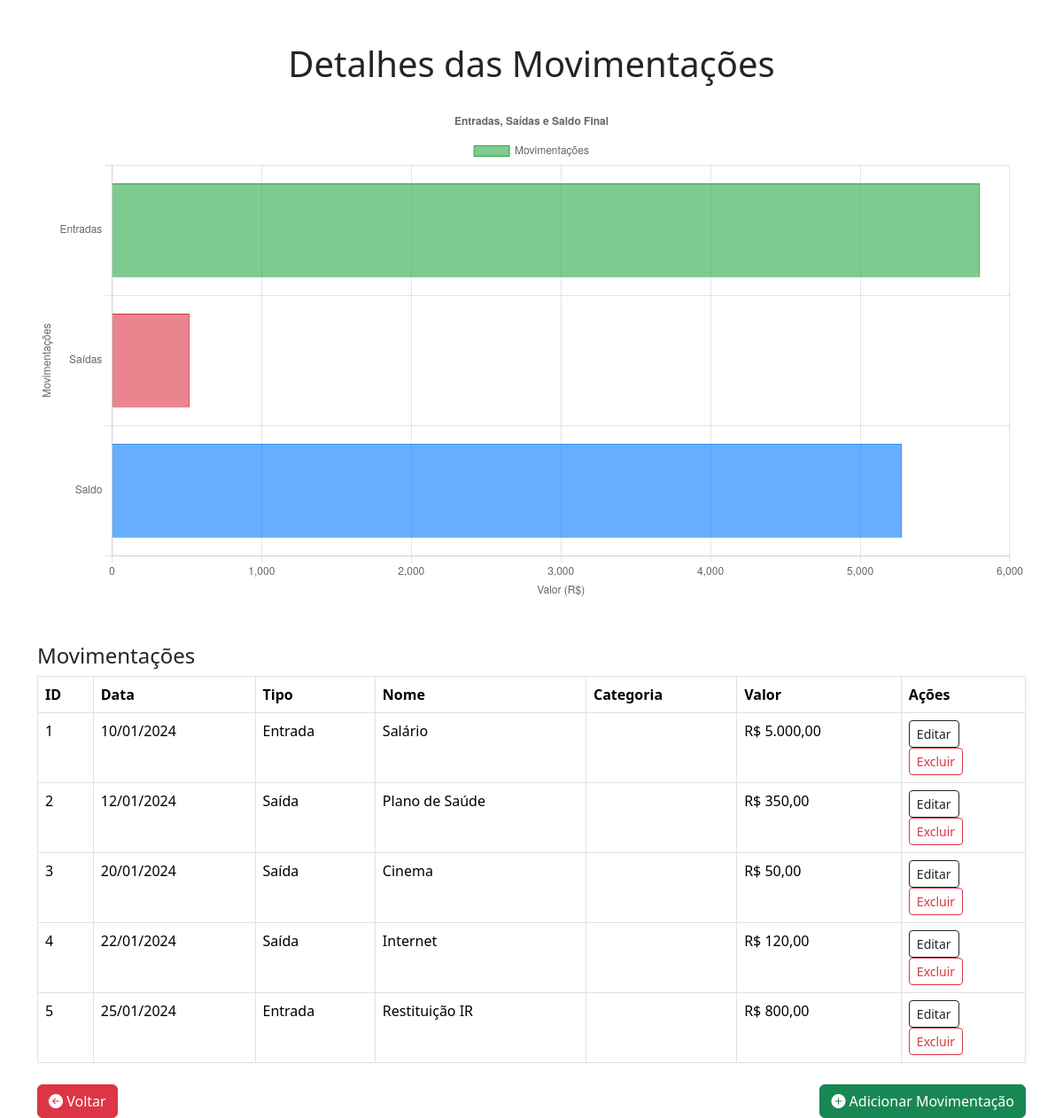
Page /detalhes_mes.php?id=1 on the earlier database version.
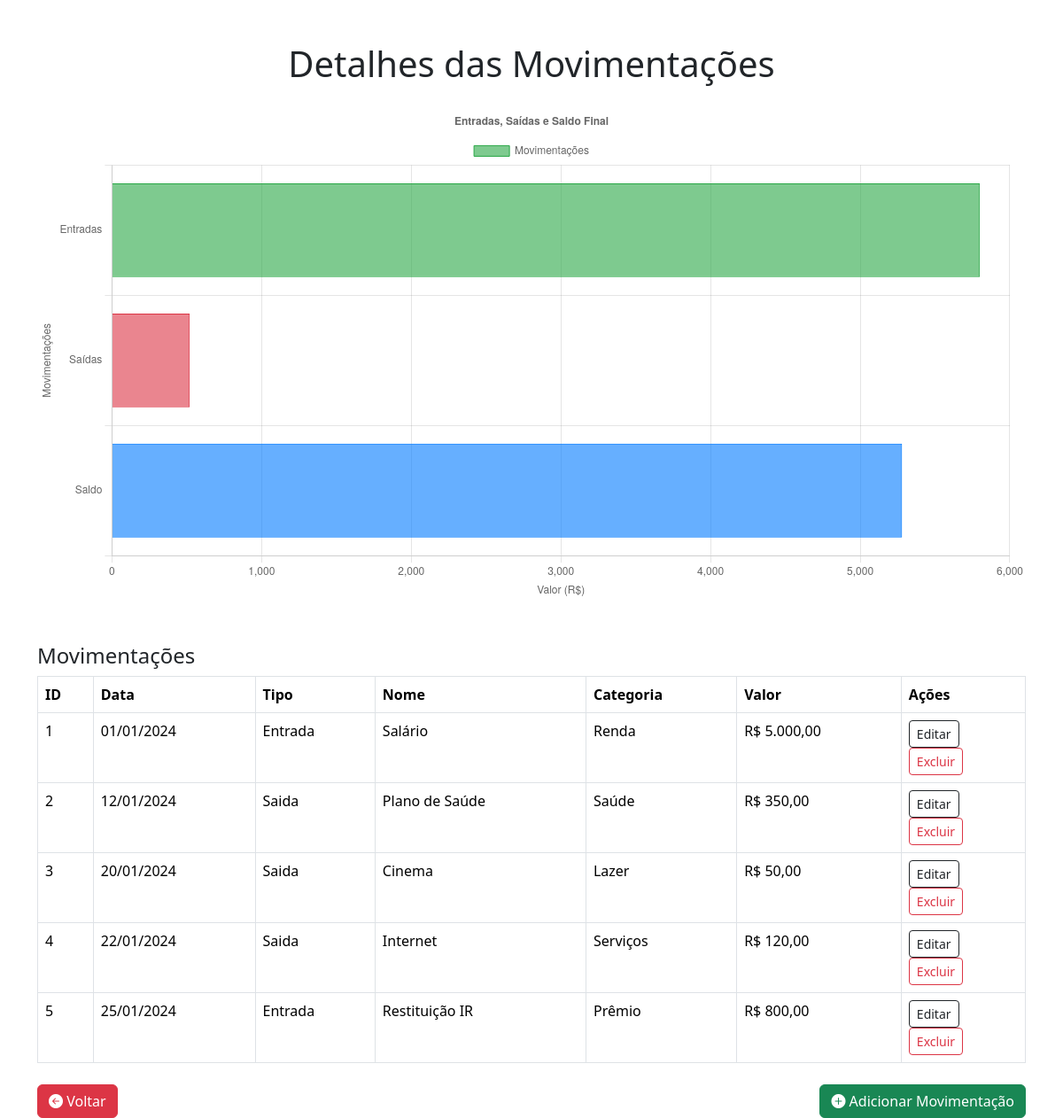
Same page on the later database version.
### tables this page shows
CREATE TABLE movimentacoes (
    id INT AUTO_INCREMENT,
    nome VARCHAR(100) NOT NULL,
    tipo ENUM('Saida', 'Entrada') NOT NULL,
    categoria ENUM('Alimentação', 'Transporte', 'Lazer', 'Saúde', 'Compras', 'Educação', 'Aplicação em Investimentos', 'Serviços', 'Renda', 'Rendimento de Investimentos', 'Renda Extra', 'Doação', 'Prêmio', 'Outros') NOT NULL,
    valor DECIMAL (7,2) NOT NULL,
    data DATE NOT NULL,
    mes_id INT NOT NULL,
    FOREIGN KEY (mes_id) REFERENCES Mes(id),
    PRIMARY KEY (id)
);

### detalhes_mes.php (the view, shortened to what this page needs)
<?php
require_once('conexao.php');
$mes_id = $_GET['id'];
$sql_movimentacoes = "SELECT t.id, t.data, t.tipo, t.nome, t.valor, t.categoria FROM movimentacoes t WHERE t.mes_id = $mes_id";
$result_movimentacoes = $conn->query($sql_movimentacoes);
$movimentacoes = [];
if ($result_movimentacoes->num_rows > 0) {
    while ($row = $result_movimentacoes->fetch_assoc()) {
        $movimentacoes[] = $row;
    }
} else {
    $movimentacoes = [];
}
$sql_resumo = "SELECT SUM(CASE WHEN t.tipo = 'Entrada' THEN t.valor ELSE 0 END) AS entradas,
                      SUM(CASE WHEN t.tipo = 'Saída' THEN t.valor ELSE 0 END) AS saidas
               FROM movimentacoes t
               WHERE t.mes_id = $mes_id";
$result_resumo = $conn->query($sql_resumo);
$resumo = $result_resumo->fetch_assoc();
$saldo_final = $resumo['entradas'] - $resumo['saidas'];
?>
<!DOCTYPE html>
<html lang="pt-br">
<head>
    <link href="https://cdn.jsdelivr.net/npm/bootstrap@5.3.3/dist/css/bootstrap.min.css" rel="stylesheet">
    <link rel="stylesheet" href="https://cdn.jsdelivr.net/npm/bootstrap-icons@1.11.3/font/bootstrap-icons.min.css">
</head>
<body>
    <div class="container mt-5">
        <h1 class="text-center">Detalhes das Movimentações</h1>
        <div>
            <canvas id="graficoMovimentacoes" class="mt-4"></canvas>
        </div>
        <h4 class="mt-5">Movimentações</h4>
        <table class="table table-bordered">
            <thead>
                <tr>
                    <th>ID</th>
                    <th>Data</th>
                    <th>Tipo</th>
                    <th>Nome</th>
                    <th>Categoria</th>
                    <th>Valor</th>
                    <th>Ações</th>
                </tr>
            </thead>
            <tbody>
                <?php foreach ($movimentacoes as $movimentacao) { ?>
                    <tr>
                        <td><?= $movimentacao['id'] ?></td>
                        <td><?= date('d/m/Y', strtotime($movimentacao['data'])) ?></td>
                        <td><?= $movimentacao['tipo'] ?></td>
                        <td><?= $movimentacao['nome'] ?></td>
                        <td><?= $movimentacao['categoria'] ?></td>
                        <td>R$ <?= number_format($movimentacao['valor'], 2, ',', '.') ?></td>
                        <td>
                            <a href="#editarMovimentacaoModal_<?= $movimentacao['id'] ?>" class="btn btn-sm btn-outline-dark" data-bs-toggle="modal">Editar</a>
                            <form action="" method="POST">
                                <button type="submit" class="btn-sm btn btn-outline-danger">Excluir</i></button>
                            </form>
                        </td>
                    </tr>
                <?php } ?>
            </tbody>
        </table>
    <div class="d-flex justify-content-between mt-4">
        <a href="index.php" class="btn btn-danger">
            <i class="bi bi-arrow-left-circle-fill"></i> Voltar
        </a>
        <a class="btn btn-success" href="#modalAdicionarMovimentacao?id=<?= $mes_id ?>" data-bs-toggle="modal" data-bs-target="#modalAdicionarMovimentacao">
            <i class="bi bi-plus-circle-fill"></i> Adicionar Movimentação
        </a>
    </div>
        <script>
            // Dados para o gráfico
            var entradas = <?php echo $resumo['entradas']; ?>;
            var saidas = <?php echo $resumo['saidas']; ?>;
            var saldo_final = <?php echo $saldo_final; ?>;
            // Configuração do gráfico de barras horizontais
            var ctx = document.getElementById('graficoMovimentacoes').getContext('2d');
            var chart = new Chart(ctx, {
                type: 'bar',
                data: {
                    labels: ['Entradas', 'Saídas', 'Saldo'],
                    datasets: [{
                        label: 'Movimentações',
                        data: [entradas, saidas, saldo_final],
                        backgroundColor: ['rgba(40, 167, 69, 0.6)', 'rgba(220, 53, 69, 0.6)', 'rgba(0, 123, 255, 0.6)'],
                        borderColor: ['rgba(40, 167, 69, 1)', 'rgba(220, 53, 69, 1)', 'rgba(0, 123, 255, 1)'],
                        borderWidth: 1
                    }]
                },
                options: {
                    responsive: true,
                    indexAxis: 'y',
                    scales: {
                        x: {
                            beginAtZero: true,
                            title: {
                                display: true,
                                text: 'Valor (R$)'
                            }
                        },
                        y: {
                            title: {
                                display: true,
                                text: 'Movimentações'
                            }
                        }
                    },
                    plugins: {
                        title: {
                            display: true,
                            text: 'Entradas, Saídas e Saldo Final'
                        },
                        tooltip: {
                            callbacks: {
                                label: function(tooltipItem) {
                                    return tooltipItem.dataset.label + ': R$ ' + tooltipItem.raw.toFixed(2);
                                }
                            }
                        }
                    }
                }
            });
        </script>
</body>
</html>

Differences in the rows shown:
changed movimentacoes "Salário": data "10/01/2024" → "01/01/2024"; categoria (not shown) → "Renda"
changed movimentacoes "Plano de Saúde": tipo "Saída" → "Saida"; categoria (not shown) → "Saúde"
changed movimentacoes "Cinema": tipo "Saída" → "Saida"; categoria (not shown) → "Lazer"
changed movimentacoes "Internet": tipo "Saída" → "Saida"; categoria (not shown) → "Serviços"
changed movimentacoes "Restituição IR": categoria (not shown) → "Prêmio"
